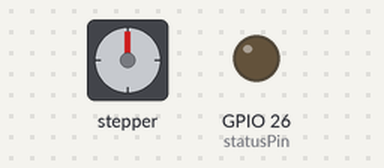
Simulated run of this sketch. Board: ESP32. Parts: stepper motor, output pins drawn as LEDs (lit = HIGH). Wiring (inferred from the names in the program): stepper motor driver (200 steps per turn assumed): step GPIO 33; direction GPIO 32. Pins used as bus, display or sensor lines are not drawn.

Above: at 0.15 s.
At 10.05 s:
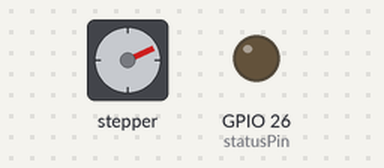
At 19.96 s:
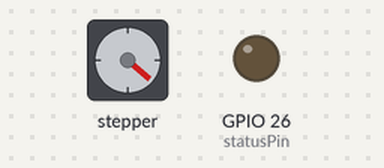
At 39.77 s:
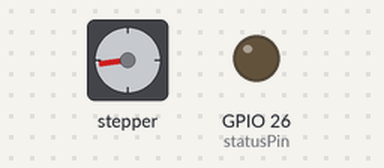
Timing chart, 0 to 40.0 s (numbered marks = the images above):
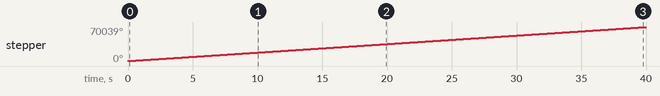

Measured:
- by itself, stepper: keeps turning clockwise at about 1751°/s

The sketch:

STEP_Test.ino
```cpp
#include <SPI.h>
#include <Arduino_JSON.h>

#define passPin 2
#define statusPin 26
#define failPin 4
//#define RFdisabled 27

//Motor driver
#define dirPin 32
#define stepPin 33
//#define manualPin 34
//#define stepsPerRevolution 1600

const int RST_PIN = 22; // Reset pin
const int SS_PIN = 21; // Slave select pin


void setup() {
  Serial.begin(115200);

  pinMode(statusPin, OUTPUT);
  pinMode(stepPin, OUTPUT);
  pinMode(dirPin, OUTPUT);

  while (!Serial); // Do nothing if no serial port is opened (added for Arduinos based on ATMEGA32U4)

  SPI.begin(); // Init SPI bus
  digitalWrite(dirPin, HIGH);

}

void loop() {
  digitalWrite(stepPin, HIGH);
  delayMicroseconds(500);
  digitalWrite(stepPin, LOW);
  delayMicroseconds(500);
}
```
